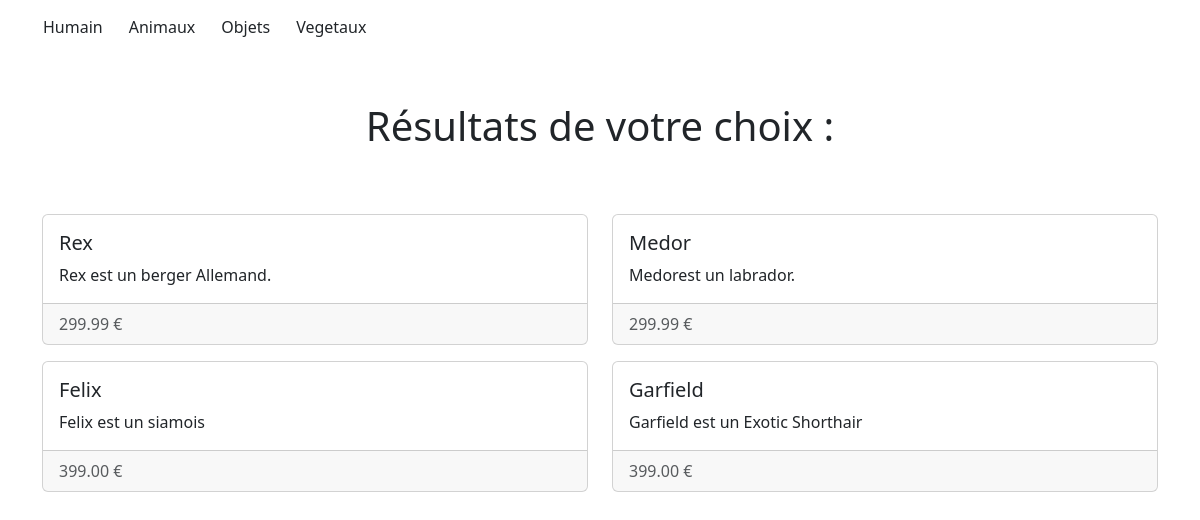
/produits.php?idcategorie=2, run on the app's committed database.
### tables this page shows
CREATE TABLE IF NOT EXISTS `categories` (
  `id` int NOT NULL AUTO_INCREMENT,
  `nom` varchar(255) NOT NULL,
  PRIMARY KEY (`id`)
);

CREATE TABLE IF NOT EXISTS `produits` (
  `id` int NOT NULL AUTO_INCREMENT,
  `nom` varchar(255) NOT NULL,
  `description` longtext NOT NULL,
  `quantite` int NOT NULL,
  `prix` decimal(10,2) NOT NULL,
  `id_sousCategorie` int NOT NULL,
  PRIMARY KEY (`id`)
);

### produits.php (the view, shortened to what this page needs)
<?php
include('pdo.php');
?>
<!DOCTYPE html>
<html lang="en">
<head>
    <link href="https://cdn.jsdelivr.net/npm/bootstrap@5.3.0/dist/css/bootstrap.min.css" rel="stylesheet">
    <link rel="stylesheet" href="style.css">
</head>
<body>
    <?php include('header.php'); ?>
    <h1 class="text-center my-5">Résultats de votre choix :</h1>
    <?php
        if(isset($_GET['idsouscateg'])){
            $stmt = $pdo->prepare('SELECT * FROM produits WHERE id_sousCategorie='.$_GET['idsouscateg']);
            $stmt->execute();
            $produits=$stmt->fetchAll();
        }else{
            $stmt = $pdo->prepare('SELECT p.* FROM produits p
            JOIN souscategories sc ON p.id_sousCategorie = sc.id
            JOIN categories c ON sc.id_categorie = c.id
            WHERE c.id = '.$_GET['idcategorie']);
            $stmt->execute();
            $produits=$stmt->fetchAll();
        }
    ?>
    <div class="container">
        <div class="row">
            <?php foreach($produits as $res){ ?>
                <div class="col-6 com-md-3 card-group gy-3">
                    <div class="card">
                        <div class="card-body">
                            <h5 class="card-title"><?= $res['nom'] ?></h5>
                            <p class="card-text"><?= $res['description'] ?></p>
                        </div>
                        <div class="card-footer text-body-secondary"> <?= $res['prix'] ?> € </div>
                    </div>
                </div>
            <?php } ?>
        </div>
    </div>
</body>
</html>

### header.php (shortened to what this page needs)
<?php
$stmt = $pdo->prepare('SELECT * FROM categories');
$stmt->execute();
$mesCategories=$stmt->fetchAll();
?>
<section class="container-fluid w-100">
    <div class="container navbar navbar-expand-lg">
        <div class="collapse navbar-collapse" id="navbarToggleExternalContent">
        <?php foreach($mesCategories as $resCateg){ ?>
            <div class="dropdown">
                <a href="produits.php?idcategorie=<?= $resCateg ['id'] ?>" class="btn" aria-expanded="false">
                    <?= ucfirst($resCateg['nom']); ?>
                </a>
            </div>
        <?php
            }
        ?>
        </div>
    </div>
</section>

### data on the page
categories: nom "Humain"
categories: nom "Animaux"
categories: nom "Objets"
categories: nom "Vegetaux"
produits: nom "Rex", description "Rex est un berger Allemand.", prix "299.99"
produits: nom "Medor", description "Medorest un labrador.", prix "299.99"
produits: nom "Felix", description "Felix est un siamois", prix "399.00"
produits: nom "Garfield", description "Garfield est un Exotic Shorthair", prix "399.00"
